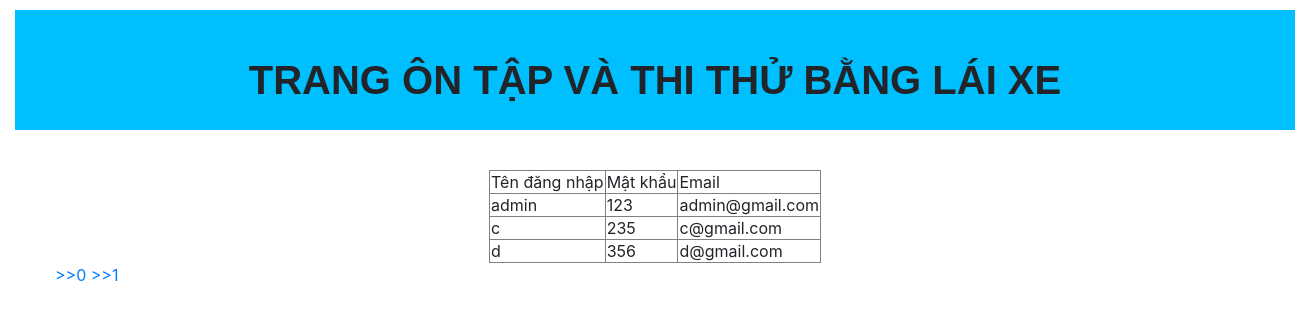
Page /qlythanhvien.php on the committed database.
### tables this page shows
CREATE TABLE IF NOT EXISTS `dangnhap` (
  `tendangnhap` varchar(30) NOT NULL,
  `email` varchar(30) NOT NULL,
  `matkhau` varchar(30) NOT NULL,
  `gioitinh` varchar(30) NOT NULL,
  `phanquyen` varchar(30) DEFAULT NULL,
  PRIMARY KEY (`tendangnhap`)
);

### qlythanhvien.php (the view, shortened to what this page needs)
<html>
	<head>
		<link rel="stylesheet" href="https://stackpath.bootstrapcdn.com/bootstrap/4.3.1/css/bootstrap.min.css">
	</head>
	<body>
		<div id="phandau">
			<p>TRANG ÔN TẬP VÀ THI THỬ BẰNG LÁI XE</p>
		</div>
		<div id="hienthi">
			<?php
				$sodongtrentrang=3;
				$kn=mysqli_connect("localhost","root","","banglaixe");
				$dl="select * from dangnhap";
				$kq=mysqli_query($kn,$dl);
				$sodongdulieu=mysqli_num_rows($kq);
				$sotrangdulieu=$sodongdulieu/$sodongtrentrang;
				if(isset($_GET['trangchon']))
				{
					$trang=$_GET['trangchon'];
				}
				else
				{
					$trang=0;
				}
				$vt=$trang*$sodongtrentrang;
				$caulenhphantrang="select * from dangnhap LIMIT $vt, $sodongtrentrang";
				$kqpt=mysqli_query($kn,$caulenhphantrang);
				echo "<table border='1' align='center'>";
				echo "<tr><td>Tên đăng nhập</td><td>Mật khẩu</td><td>Email</td></tr>";
				while($dong=mysqli_fetch_array($kqpt))
				{
					echo "<tr><td>".$dong['tendangnhap']."</td><td>".$dong['matkhau']."</td><td>".$dong['email']."</td></tr>";
				}
				echo "</table>";
				for($i=0;$i<=$sotrangdulieu;$i++)
				{
					echo "<a href='qlythanhvien.php?trangchon=$i'> >>$i </a>";
				}
			?>
		</div>
	</body>
</html>

### qlythanhvien.php (style rules this page uses)
body { width: 1300px; padding: 10px; margin: 0 auto; }
#phandau { height: 120px; background-color: #00BFFF; }
#phandau p { font-family: Arial; font-size: 40px; font-weight: bold; text-align: center; padding: 40px; }
#hienthi { padding:40px; }

### rows in the picture
dangnhap: tendangnhap "admin", matkhau "123", email "admin@gmail.com"
dangnhap: tendangnhap "c", matkhau "235", email "c@gmail.com"
dangnhap: tendangnhap "d", matkhau "356", email "d@gmail.com"
